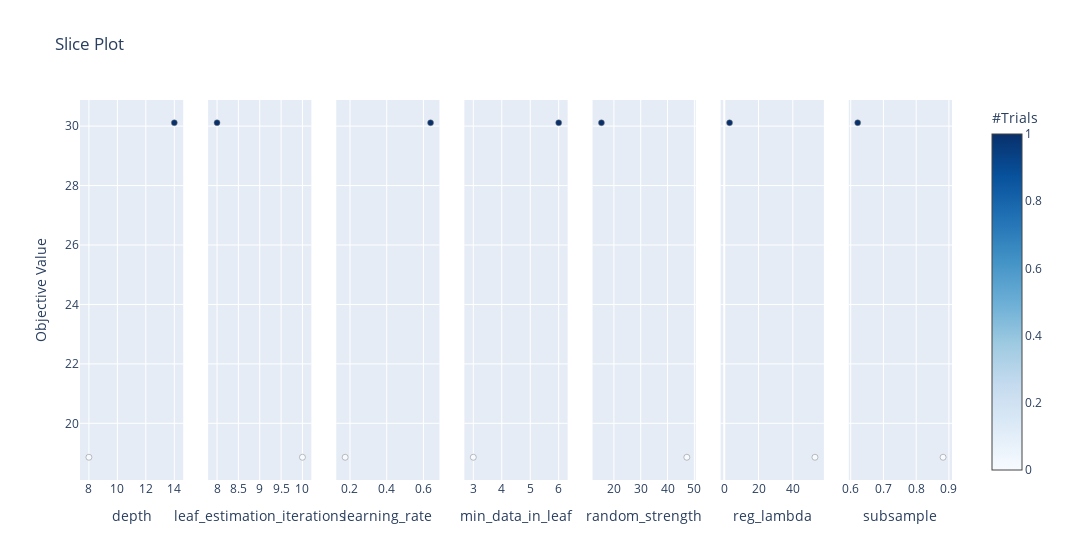

Notebook source saved alongside this figure:
### Code cell
# Performance of Key Hyper-parameters
optuna.visualization.plot_slice(study_cat, params=['depth', 
                                                   'learning_rate', 
                                                   'min_data_in_leaf', 
                                                   'leaf_estimation_iterations', 'reg_lambda', 
                                                   'random_strength', 
                                                   'subsample'
                                                   ])

### Figure 1 — Plotly figure (JSON) as saved in the notebook; plotly's stock layout.template omitted (floating-point values rounded to 4 significant figures)
{"data": [{"marker": {"color": [0, 1], "colorbar": {"title": {"text": "#Trials"}, "x": 1, "xpad": 40}, "colorscale": [[0, "rgb(247,251,255)"], [0.125, "rgb(222,235,247)"], [0.25, "rgb(198,219,239)"], [0.375, "rgb(158,202,225)"], [0.5, "rgb(107,174,214)"], [0.625, "rgb(66,146,198)"], [0.75, "rgb(33,113,181)"], [0.875, "rgb(8,81,156)"], [1, "rgb(8,48,107)"]], "line": {"color": "Grey", "width": 0.5}, "showscale": true}, "mode": "markers", "showlegend": false, "type": "scatter", "x": [8, 14], "xaxis": "x", "y": [18.86, 30.11], "yaxis": "y"}, {"marker": {"color": [0, 1], "colorbar": {"title": {"text": "#Trials"}, "x": 1, "xpad": 40}, "colorscale": [[0, "rgb(247,251,255)"], [0.125, "rgb(222,235,247)"], [0.25, "rgb(198,219,239)"], [0.375, "rgb(158,202,225)"], [0.5, "rgb(107,174,214)"], [0.625, "rgb(66,146,198)"], [0.75, "rgb(33,113,181)"], [0.875, "rgb(8,81,156)"], [1, "rgb(8,48,107)"]], "line": {"color": "Grey", "width": 0.5}, "showscale": false}, "mode": "markers", "showlegend": false, "type": "scatter", "x": [10, 8], "xaxis": "x2", "y": [18.86, 30.11], "yaxis": "y2"}, {"marker": {"color": [0, 1], "colorbar": {"title": {"text": "#Trials"}, "x": 1, "xpad": 40}, "colorscale": [[0, "rgb(247,251,255)"], [0.125, "rgb(222,235,247)"], [0.25, "rgb(198,219,239)"], [0.375, "rgb(158,202,225)"], [0.5, "rgb(107,174,214)"], [0.625, "rgb(66,146,198)"], [0.75, "rgb(33,113,181)"], [0.875, "rgb(8,81,156)"], [1, "rgb(8,48,107)"]], "line": {"color": "Grey", "width": 0.5}, "showscale": false}, "mode": "markers", "showlegend": false, "type": "scatter", "x": [0.1737, 0.6388], "xaxis": "x3", "y": [18.86, 30.11], "yaxis": "y3"}, {"marker": {"color": [0, 1], "colorbar": {"title": {"text": "#Trials"}, "x": 1, "xpad": 40}, "colorscale": [[0, "rgb(247,251,255)"], [0.125, "rgb(222,235,247)"], [0.25, "rgb(198,219,239)"], [0.375, "rgb(158,202,225)"], [0.5, "rgb(107,174,214)"], [0.625, "rgb(66,146,198)"], [0.75, "rgb(33,113,181)"], [0.875, "rgb(8,81,156)"], [1, "rgb(8,48,107)"]], "line": {"color": "Grey", "width": 0.5}, "showscale": false}, "mode": "markers", "showlegend": false, "type": "scatter", "x": [3, 6], "xaxis": "x4", "y": [18.86, 30.11], "yaxis": "y4"}, {"marker": {"color": [0, 1], "colorbar": {"title": {"text": "#Trials"}, "x": 1, "xpad": 40}, "colorscale": [[0, "rgb(247,251,255)"], [0.125, "rgb(222,235,247)"], [0.25, "rgb(198,219,239)"], [0.375, "rgb(158,202,225)"], [0.5, "rgb(107,174,214)"], [0.625, "rgb(66,146,198)"], [0.75, "rgb(33,113,181)"], [0.875, "rgb(8,81,156)"], [1, "rgb(8,48,107)"]], "line": {"color": "Grey", "width": 0.5}, "showscale": false}, "mode": "markers", "showlegend": false, "type": "scatter", "x": [47.19, 15.35], "xaxis": "x5", "y": [18.86, 30.11], "yaxis": "y5"}, {"marker": {"color": [0, 1], "colorbar": {"title": {"text": "#Trials"}, "x": 1, "xpad": 40}, "colorscale": [[0, "rgb(247,251,255)"], [0.125, "rgb(222,235,247)"], [0.25, "rgb(198,219,239)"], [0.375, "rgb(158,202,225)"], [0.5, "rgb(107,174,214)"], [0.625, "rgb(66,146,198)"], [0.75, "rgb(33,113,181)"], [0.875, "rgb(8,81,156)"], [1, "rgb(8,48,107)"]], "line": {"color": "Grey", "width": 0.5}, "showscale": false}, "mode": "markers", "showlegend": false, "type": "scatter", "x": [52.91, 3.093], "xaxis": "x6", "y": [18.86, 30.11], "yaxis": "y6"}, {"marker": {"color": [0, 1], "colorbar": {"title": {"text": "#Trials"}, "x": 1, "xpad": 40}, "colorscale": [[0, "rgb(247,251,255)"], [0.125, "rgb(222,235,247)"], [0.25, "rgb(198,219,239)"], [0.375, "rgb(158,202,225)"], [0.5, "rgb(107,174,214)"], [0.625, "rgb(66,146,198)"], [0.75, "rgb(33,113,181)"], [0.875, "rgb(8,81,156)"], [1, "rgb(8,48,107)"]], "line": {"color": "Grey", "width": 0.5}, "showscale": false}, "mode": "markers", "showlegend": false, "type": "scatter", "x": [0.8822, 0.6213], "xaxis": "x7", "y": [18.86, 30.11], "yaxis": "y7"}], "layout": {"title": {"text": "Slice Plot"}, "width": 2100, "xaxis": {"anchor": "y", "domain": [0, 0.1184], "title": {"text": "depth"}}, "xaxis2": {"anchor": "y2", "domain": [0.1469, 0.2653], "title": {"text": "leaf_estimation_iterations"}}, "xaxis3": {"anchor": "y3", "domain": [0.2939, 0.4122], "title": {"text": "learning_rate"}}, "xaxis4": {"anchor": "y4", "domain": [0.4408, 0.5592], "title": {"text": "min_data_in_leaf"}}, "xaxis5": {"anchor": "y5", "domain": [0.5878, 0.7061], "title": {"text": "random_strength"}}, "xaxis6": {"anchor": "y6", "domain": [0.7347, 0.8531], "title": {"text": "reg_lambda"}}, "xaxis7": {"anchor": "y7", "domain": [0.8816, 1.0], "title": {"text": "subsample"}}, "yaxis": {"anchor": "x", "domain": [0, 1], "title": {"text": "Objective Value"}}, "yaxis2": {"anchor": "x2", "domain": [0, 1], "matches": "y", "showticklabels": false}, "yaxis3": {"anchor": "x3", "domain": [0, 1], "matches": "y", "showticklabels": false}, "yaxis4": {"anchor": "x4", "domain": [0, 1], "matches": "y", "showticklabels": false}, "yaxis5": {"anchor": "x5", "domain": [0, 1], "matches": "y", "showticklabels": false}, "yaxis6": {"anchor": "x6", "domain": [0, 1], "matches": "y", "showticklabels": false}, "yaxis7": {"anchor": "x7", "domain": [0, 1], "matches": "y", "showticklabels": false}}}
